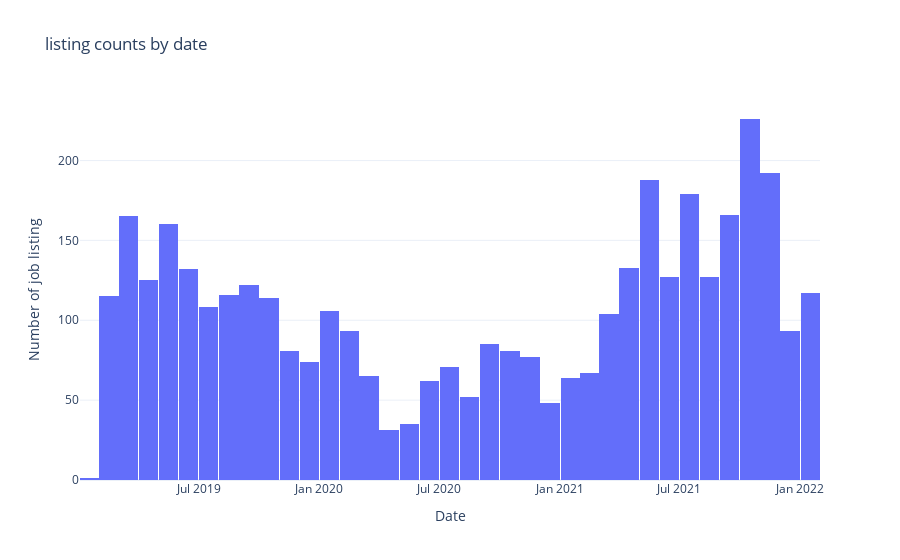

The notebook cell this image was saved under:
### Markdown cell above
## Local visualizations
Let’s explore this dataset with Plotly Express, starting with the distribution of job listing counts by their date (to see trend over time):

### Code cell
import plotly.express as px
fig = px.histogram(df, x='listingDate', template='plotly_white', title='listing counts by date')
fig.update_xaxes(categoryorder='category descending', title='Date').update_yaxes(title='Number of job listing')
fig.show()

### Figure 1 — Plotly figure (JSON) as saved in the notebook; plotly's stock layout.template omitted (floating-point values rounded to 4 significant figures; data arrays with more than 128 entries replaced by an {"elided": "..."} marker saying what was removed)
{"data": [{"alignmentgroup": "True", "bingroup": "x", "hovertemplate": "listingDate=%{x}<br>count=%{y}<extra></extra>", "legendgroup": "", "marker": {"color": "#636efa", "pattern": {"shape": ""}}, "name": "", "offsetgroup": "", "orientation": "v", "showlegend": false, "type": "histogram", "x": {"elided": "3902 str values"}, "xaxis": "x", "yaxis": "y"}], "layout": {"barmode": "relative", "legend": {"tracegroupgap": 0}, "title": {"text": "listing counts by date"}, "xaxis": {"anchor": "y", "categoryorder": "category descending", "domain": [0, 1], "title": {"text": "Date"}}, "yaxis": {"anchor": "x", "domain": [0, 1], "title": {"text": "Number of job listing"}}}}
